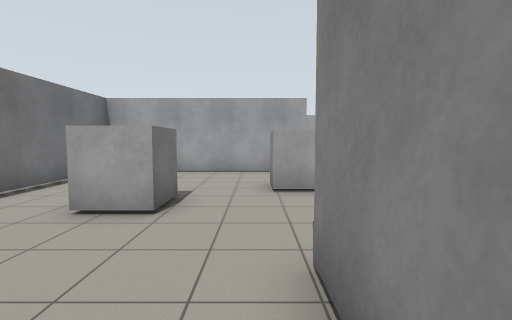
view 1 (above)

17 first-person views from a walk through a robot-simulator world made for Gazebo. The camera is 1.2 m above the floor, tilts 4° down and sees 85° across. The floor is counted in squares, 1 m on a side. Each view is taken from the middle of a square. On the plan, view 1 faces up. The plan holds only what a view shows up to about 12 squares ahead; the rest is blank.

view 2
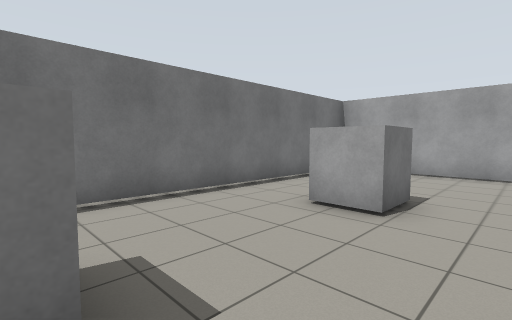

view 3
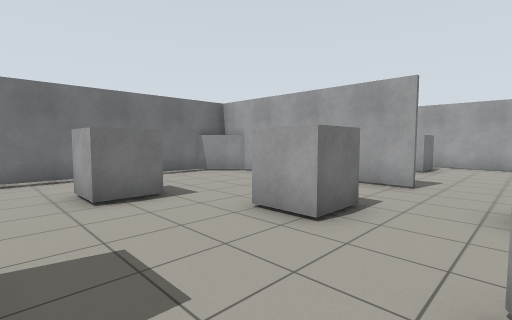

view 4
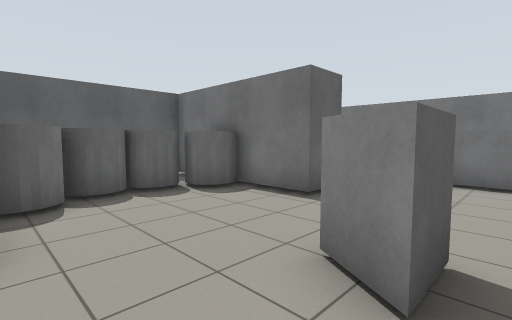

view 5
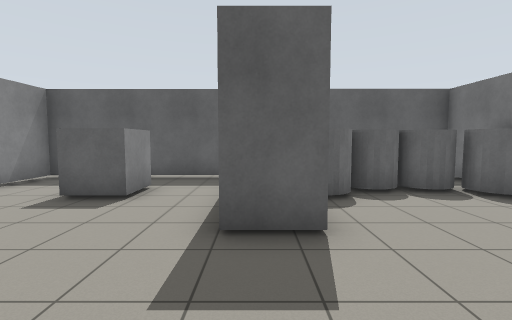

view 6
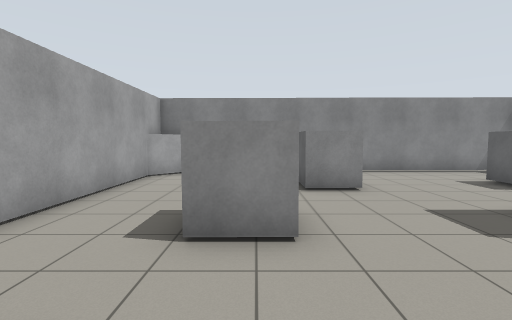

view 7
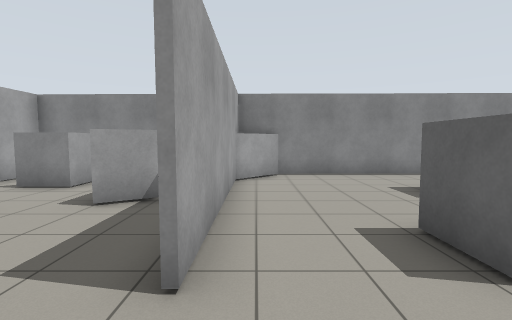

view 8
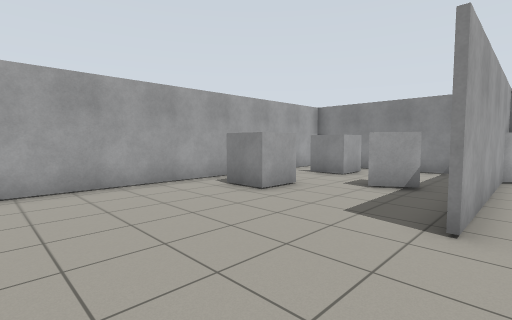

view 9
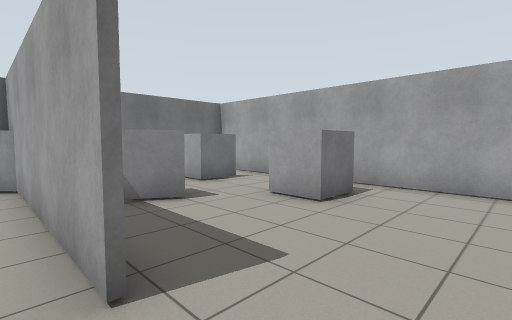

view 10
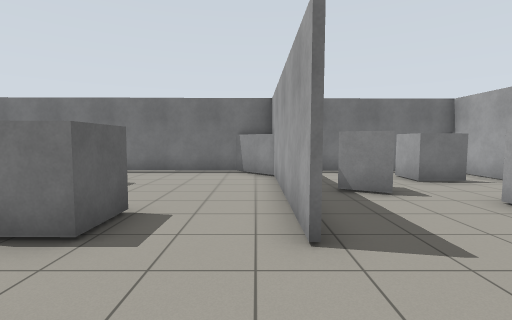

view 11
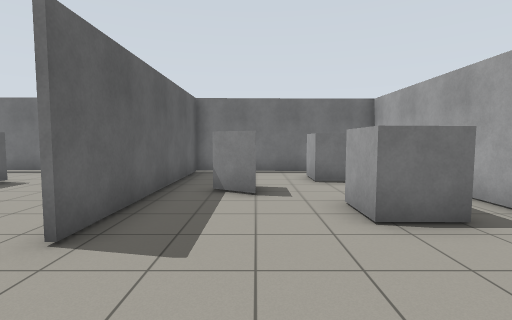

view 12
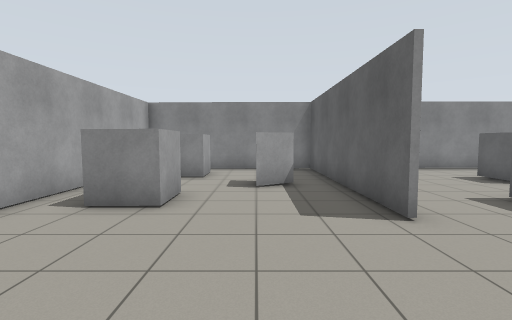

view 13
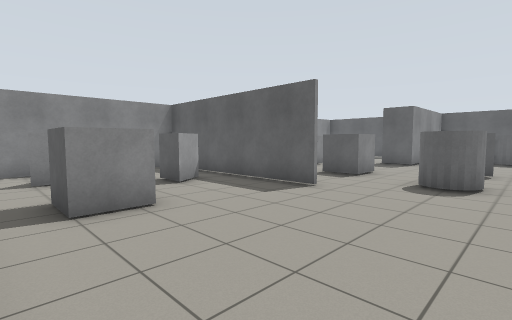

view 14
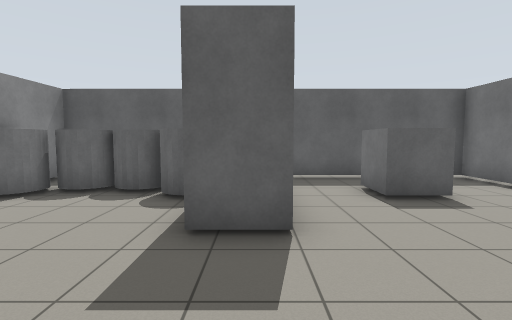

view 15
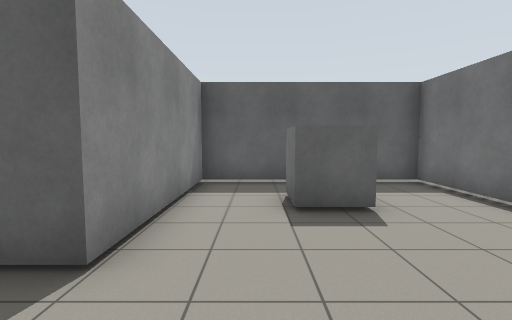

view 16
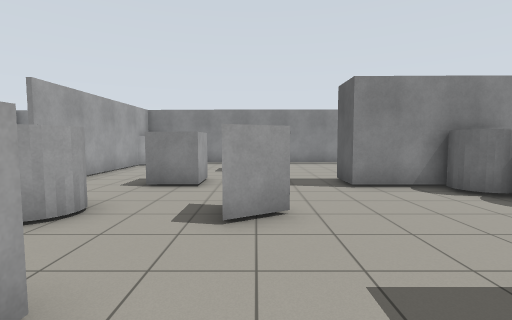

view 17
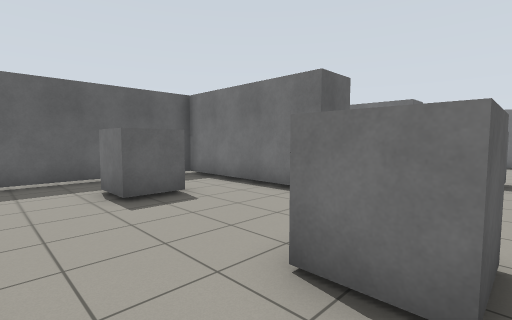

### Floor plan
Key: @ floor where view 1 was taken; # wall or solid block; x gap in a wall; . floor.
Columns run from 6 left of view 1 to 15 right of it. Each row starts with its distance up from view 1.
 18 ######################
 17 # ...................#
 16 #  #.. #......##..#..#
 15 #.##..##......##..##.#
 14 #....................#
 13 #...#............#...#
 12 #...x............x...#
 11 #.######......########
 10 ###.................##
  9 #.........##.........#
  8 #.........##.........#
  7 #......#......#......#
  6 #..##............##..#
  5 #..##.....##.....##..#
  4 #....................#
  3 #....................#
  2 #......##....##......#
  1 #......##....##......#
  0 #..##.@###..###..##..#
 -1 #.. #..########..##..#
 -2 #.. ...#      #......#
 -3 ########      ########

Positions as (right, up) in squares from view 1, and headings:
1: (0, 0), facing up
2: (0, 0), facing up-left
3: (4, 3), facing up-left
4: (7, 6), facing down-left
5: (8, 6), facing down
6: (4, 7), facing right
7: (5, 10), facing right
8: (3, 10), facing up-right
9: (4, 10), facing up-left
10: (5, 10), facing left
11: (5, 13), facing left
12: (3, 13), facing right
13: (3, 17), facing down-right
14: (1, 6), facing down
15: (-1, 5), facing down
16: (0, 5), facing right
17: (14, 6), facing down-left
